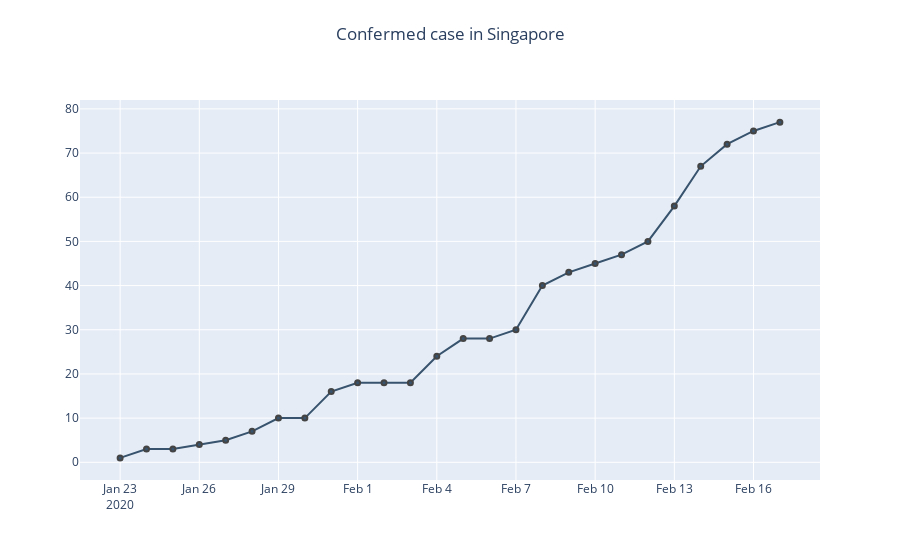

The notebook cell saved with this chart:
### Code cell
fig = go.Figure()

fig.add_trace(
    go.Scatter(
        x=df_Singapore_grouped.Date,
        y=df_Singapore_grouped.Confirmed,
        name='China Confirmed cases in SG',
        mode='lines+markers',
        marker_color = 'rgb(55, 83, 109)',
        hovertemplate =
        '<br><b>Date</b>: %{x} <br>' +
        '<b>Confirmed Cases:</b> %{y}<br>'
    )
)

fig.update_traces(
    mode='lines+markers',
    marker_line_width=2,
    marker_size=5
)
fig.update_layout(
    title={'text': 'Confermed case in Singapore',
           'y':0.95,
           'x':0.5,
           'xanchor': 'center',
           'yanchor': 'top'},
    yaxis_zeroline=False,
    xaxis_zeroline=False,
    hoverlabel_align = 'left',
)

fig.show()

### Figure 1 — Plotly figure (JSON) as saved in the notebook; plotly's stock layout.template omitted (floating-point values rounded to 4 significant figures)
{"data": [{"hovertemplate": "<br><b>Date</b>: %{x} <br><b>Confirmed Cases:</b> %{y}<br>", "marker": {"color": "rgb(55, 83, 109)", "line": {"width": 2}, "size": 5}, "mode": "lines+markers", "name": "China Confirmed cases in SG", "type": "scatter", "x": ["2020-01-23T00:00:00", "2020-01-24T00:00:00", "2020-01-25T00:00:00", "2020-01-26T00:00:00", "2020-01-27T00:00:00", "2020-01-28T00:00:00", "2020-01-29T00:00:00", "2020-01-30T00:00:00", "2020-01-31T00:00:00", "2020-02-01T00:00:00", "2020-02-02T00:00:00", "2020-02-03T00:00:00", "2020-02-04T00:00:00", "2020-02-05T00:00:00", "2020-02-06T00:00:00", "2020-02-07T00:00:00", "2020-02-08T00:00:00", "2020-02-09T00:00:00", "2020-02-10T00:00:00", "2020-02-11T00:00:00", "2020-02-12T00:00:00", "2020-02-13T00:00:00", "2020-02-14T00:00:00", "2020-02-15T00:00:00", "2020-02-16T00:00:00", "2020-02-17T00:00:00"], "y": [1, 3, 3, 4, 5, 7, 10, 10, 16, 18, 18, 18, 24, 28, 28, 30, 40, 43, 45, 47, 50, 58, 67, 72, 75, 77]}], "layout": {"hoverlabel": {"align": "left"}, "title": {"text": "Confermed case in Singapore", "x": 0.5, "xanchor": "center", "y": 0.95, "yanchor": "top"}, "xaxis": {"zeroline": false}, "yaxis": {"zeroline": false}}}
